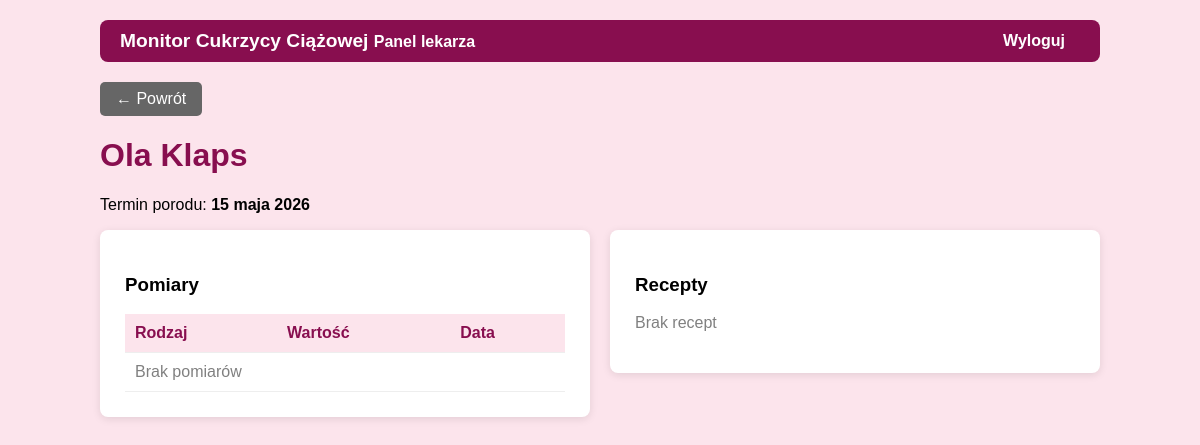
/lekarz/pacjentka/2/ (signed in), run on the app's committed database.
### monitor/models.py (models this page shows)
class Pacjentka(models.Model):
    uzytkownik = models.OneToOneField(
        User,
        on_delete=models.CASCADE
    )
    data_urodzenia = models.DateField()
    przewidywana_data_porodu = models.DateField()
    telefon = models.CharField(max_length=20, blank=True)
    def __str__(self):
        return f"{self.uzytkownik.first_name} {self.uzytkownik.last_name}"
    class Meta:
        verbose_name = 'Pacjentka'
        verbose_name_plural = 'Pacjentki'

### monitor/decorators.py (the view)
    def wrapper(request, *args, **kwargs):
        if not request.user.is_authenticated:
            return redirect('login')
        if not request.user.is_staff:
            return redirect('dashboard')
        return view_func(request, *args, **kwargs)

### monitor/views.py (called while the page is built)
@tylko_lekarz
def szczegoly_pacjentki(request, pacjentka_id):
    pacjentka = get_object_or_404(Pacjentka, id=pacjentka_id)
    return render(request, 'monitor/szczegoly_pacjentki.html', {
        'pacjentka': pacjentka,
        'pomiary': pacjentka.pomiary.all(),
        'wizyty': pacjentka.wizyty.all(),
        'recepty': pacjentka.recepty.all(),
    })

### monitor/templates/monitor/szczegoly_pacjentki.html (shortened to what this page needs)
{% extends 'monitor/base.html' %}
{% block content %}
<a href="{% url 'panel_lekarza' %}" class="btn btn-secondary">← Powrót</a>
<h1>{{ pacjentka }}</h1>
<p>Termin porodu: <strong>{{ pacjentka.przewidywana_data_porodu }}</strong></p>
<div class="wiersz">
    <div class="kolumna">
        <div class="karta">
            <h3> Pomiary</h3>
            <table>
                <thead>
                    <tr><th>Rodzaj</th><th>Wartość</th><th>Data</th></tr>
                </thead>
                <tbody>
                    {% for p in pomiary %}
                    <tr>
                        <td>{{ p.get_typ_display }}</td>
                        <td>{{ p.wartosc }}</td>
                        <td>{{ p.data_pomiaru|date:"d.m.Y H:i" }}</td>
                    </tr>
                    {% empty %}
                    <tr>
                        <td colspan="3" style="color:gray;">Brak pomiarów</td>
                    </tr>
                    {% endfor %}
                </tbody>
            </table>
        </div>
    </div>
    <div class="kolumna">
        <div class="karta">
            <h3> Recepty</h3>
            {% for r in recepty %}
                <p><strong>{{ r.nazwa_leku }}</strong><br>
                <small>{{ r.dawkowanie }}</small></p>
            {% empty %}
                <p style="color:gray;">Brak recept</p>
            {% endfor %}
        </div>
    </div>
</div>
{% endblock %}

### monitor/templates/monitor/base.html (style rules this page uses)
body { font-family: Arial, sans-serif; max-width: 1000px; margin: 0 auto; padding: 20px; background-color: #fce4ec; }
.karta { background: white; padding: 25px; border-radius: 8px; box-shadow: 0 2px 8px rgba(0,0,0,0.1); margin-bottom: 20px; }
h1, h2 { color: #880e4f; }
.btn { background-color: #e91e8c; color: white; padding: 8px 16px; border: none; border-radius: 5px; cursor: pointer; text-decoration: none; display: inline-block; }
.btn-secondary { background-color: #666; }
table { width: 100%; border-collapse: collapse; }
th, td { padding: 10px; text-align: left; border-bottom: 1px solid #eee; }
th { background-color: #fce4ec; color: #880e4f; }
.wiersz { display: flex; gap: 20px; }
.kolumna { flex: 1; }

### data on the page
Pacjentka: uzytkownik.last_name "Ola Klaps", przewidywana_data_porodu "15 maja 2026"
